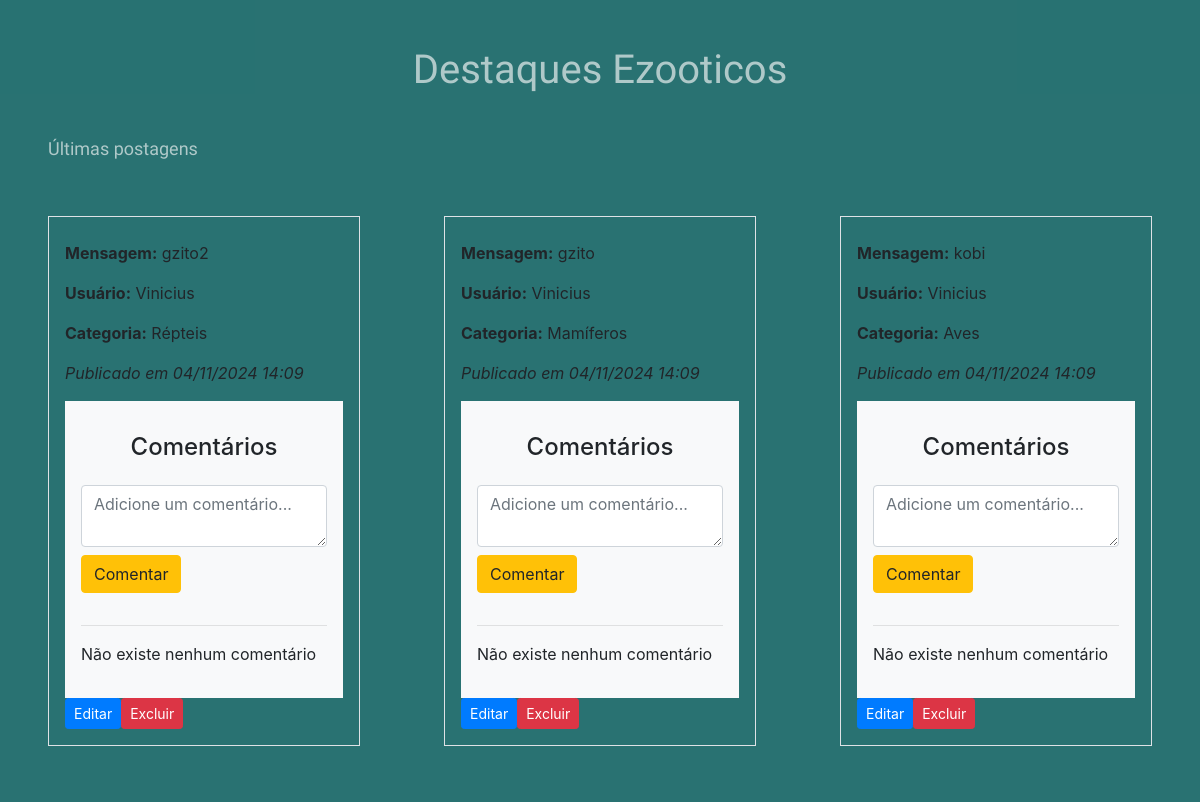
Page / (signed in, lower part) on the earlier database version.
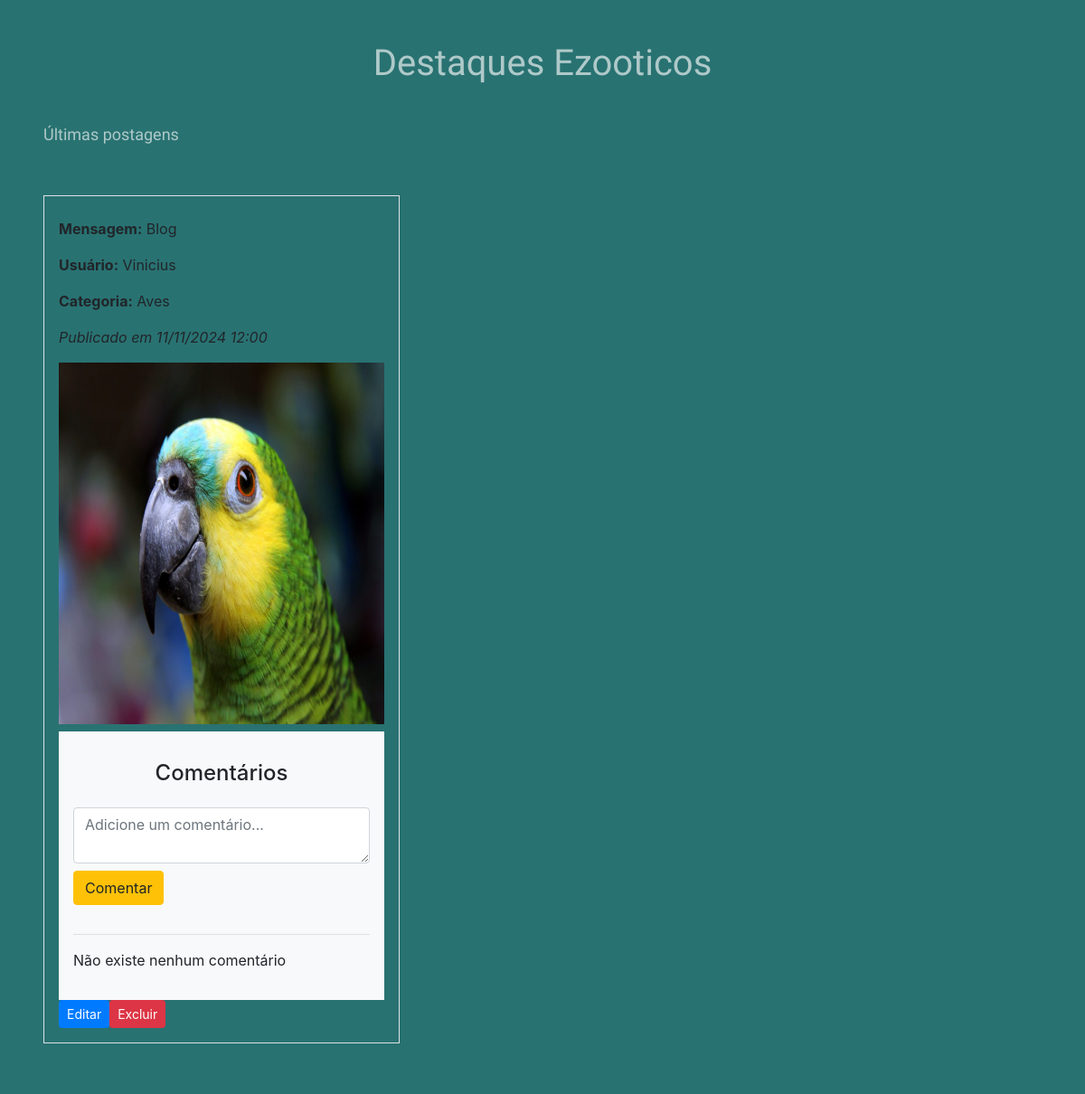
Same page on the later database version.
### app/models.py (models this page shows, shortened)
class Post(db.Model):
    id = db.Column(db.Integer, primary_key=True)
    mensagem = db.Column(db.String, nullable=True)
    user_id = db.Column(db.Integer, db.ForeignKey('user.id'), nullable=True)
    imagem = db.Column(db.String, nullable=True)
    categoria = db.Column(db.String(50), nullable=True)
    data_criacao = db.Column(db.DateTime, default=datetime.utcnow)

class User(db.Model, UserMixin):
    id = db.Column(db.Integer, primary_key=True)
    nome = db.Column(db.String, nullable=True)
    sobrenome = db.Column(db.String, nullable=True)
    email = db.Column(db.String, nullable=True)
    senha = db.Column(db.String, nullable=True)
    posts = db.relationship('Post', backref='user', lazy=True)
    petgrams = db.relationship('Petgram', backref='user', lazy=True)
    comentarios_petgram = db.relationship('ComentarioPetgram', backref='user', lazy=True)

### app/views.py (the view)
@app.route('/', methods=['GET', 'POST'])
def homepage():
    if current_user.is_authenticated:
        posts = Post.query.order_by(Post.data_criacao.desc()).limit(3).all()
        return render_template('index.html', posts=posts)
    else:
        return redirect(url_for('login'))

### app/models.py (called while the page is built)
@login_manager.user_loader
def load_user(user_id):
    return User.query.get(user_id)

### app/templates/index.html (shortened to what this page needs)
{% extends 'base.html' %}
{% block content %}
    <div alt="Principal">
        <div class="destaques-ezooticos">
            <h1 class="destaques-ezooticos-h1">Destaques Ezooticos</h1>
            <h2 class="destaques-semana-h1">Últimas postagens</h2>
            <div class="destaques-semana">
                {% for linha in posts %}
                <tr>
                    <td colspan="4">
                        <div class="post-estrutura d-flex flex-column border p-3 mb-2 rounded-3">
                            <p><strong>Mensagem:</strong> {{ linha.mensagem }}</p>
                            <p><strong>Usuário:</strong> {{ linha.user.nome }}</p>
                            <p><strong>Categoria:</strong> {{ linha.categoria }}</p>
                            <p><em>Publicado em
                                {% if linha.data_criacao %}
                                    {{ linha.data_criacao.strftime('%d/%m/%Y %H:%M') }}
                                {% else %}
                                    Data não disponível
                                {% endif %}
                            </em></p>                                {% if linha.imagem %}
                            <img style="width: 30vw; height: 50vh;" src="{{ url_for('static', filename='uploads/' ~ linha.imagem) }}" alt="Imagem do Post" class="img-fluid mb-2">
                            {% endif %}
                            <div class="bg-light p-3 rounded-3">
                                <h4 class="text-center mt-3 mb-4">Comentários</h4>
                                <form action="{{ url_for('comentar_post', post_id=linha.id) }}" method="POST" class="mt-2">
                                    <div class="form-group">
                                        <textarea name="conteudo" class="form-control" placeholder="Adicione um comentário..." required></textarea>
                                        <button type="submit" class="btn btn-warning mt-2 mb-3">Comentar</button>
                                    </div>
                                    <hr>
                                </form>
                                <div>
                                    {% if linha.comentarios|length == 0 %}
                                        <p>Não existe nenhum comentário</p>
                                    {% endif %}
                                </div>
                            </div>
                            {% if linha.user.id == current_user.id %}
                                <div class="d-flex">
                                    <a href="{{ url_for('editar_post', post_id=linha.id) }}" class="btn btn-primary btn-sm me-2">Editar</a>
                                    <form action="{{ url_for('excluir_post', post_id=linha.id) }}" method="POST" style="display:inline;">
                                        <button type="submit" class="btn btn-danger btn-sm">Excluir</button>
                                    </form>
                                </div>
                            {% endif %}
                        </div>
                    </td>
                </tr>
                {% endfor %}
        </div>
    {% endblock %}

Differences in the rows shown:
removed Post: mensagem "gzito2", user.nome "Vinicius", categoria "Répteis", data_criacao "04/11/2024 14:09"
removed Post: mensagem "gzito", user.nome "Vinicius", categoria "Mamíferos", data_criacao "04/11/2024 14:09"
removed Post: mensagem "kobi", user.nome "Vinicius", categoria "Aves", data_criacao "04/11/2024 14:09"
now on this page (row edited): Post: mensagem "Blog", user.nome "Vinicius", categoria "Aves", data_criacao "11/11/2024 12:00", imagem (picture)
